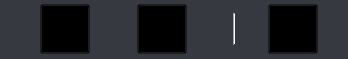
<?xml version="1.0" encoding="UTF-8"?>
<ui version="4.0">
 <class>OperateForm</class>
 <widget class="QWidget" name="OperateForm">
  <property name="geometry">
   <rect>
    <x>0</x>
    <y>0</y>
    <width>348</width>
    <height>59</height>
   </rect>
  </property>
  <property name="minimumSize">
   <size>
    <width>348</width>
    <height>59</height>
   </size>
  </property>
  <property name="maximumSize">
   <size>
    <width>348</width>
    <height>59</height>
   </size>
  </property>
  <property name="windowTitle">
   <string>Form</string>
  </property>
  <property name="styleSheet">
   <string notr="true">QWidget#OperateForm
{
background: #36393F;
border-radius: 69px;
}</string>
  </property>
  <layout class="QHBoxLayout" name="horizontalLayout_2">
   <property name="leftMargin">
    <number>0</number>
   </property>
   <property name="topMargin">
    <number>4</number>
   </property>
   <property name="rightMargin">
    <number>30</number>
   </property>
   <property name="bottomMargin">
    <number>5</number>
   </property>
   <item>
    <spacer name="horizontalSpacer_3">
     <property name="orientation">
      <enum>Qt::Horizontal</enum>
     </property>
     <property name="sizeHint" stdset="0">
      <size>
       <width>40</width>
       <height>20</height>
      </size>
     </property>
    </spacer>
   </item>
   <item>
    <widget class="QPushButton" name="muteAudioBtn">
     <property name="minimumSize">
      <size>
       <width>50</width>
       <height>50</height>
      </size>
     </property>
     <property name="maximumSize">
      <size>
       <width>50</width>
       <height>50</height>
      </size>
     </property>
     <property name="styleSheet">
      <string notr="true">QPushButton
{
	background:transparent;
	border-image: url(:/QuickStart/Resources/audio.bmp);
}

QPushButton:hover
{
	background:transparent;
	border-image:url(:/QuickStart/Resources/audio_hover.bmp);
}

QPushButton::checked
{
	background:transparent;
	border-image:url(:/QuickStart/Resources/audio_disable.bmp);
}</string>
     </property>
     <property name="text">
      <string/>
     </property>
     <property name="checkable">
      <bool>true</bool>
     </property>
    </widget>
   </item>
   <item>
    <spacer name="horizontalSpacer_2">
     <property name="orientation">
      <enum>Qt::Horizontal</enum>
     </property>
     <property name="sizeHint" stdset="0">
      <size>
       <width>40</width>
       <height>20</height>
      </size>
     </property>
    </spacer>
   </item>
   <item>
    <widget class="QPushButton" name="muteVideoBtn">
     <property name="minimumSize">
      <size>
       <width>50</width>
       <height>50</height>
      </size>
     </property>
     <property name="maximumSize">
      <size>
       <width>50</width>
       <height>50</height>
      </size>
     </property>
     <property name="styleSheet">
      <string notr="true">QPushButton
{
	background:transparent;
	border-image: url(:/QuickStart/Resources/video.bmp);
}

QPushButton:hover
{
	background:transparent;
	border-image:url(:/QuickStart/Resources/video_hover.bmp);
}

QPushButton::checked
{
	background:transparent;
	border-image:url(:/QuickStart/Resources/video_disable.bmp);
}</string>
     </property>
     <property name="text">
      <string/>
     </property>
     <property name="checkable">
      <bool>true</bool>
     </property>
    </widget>
   </item>
   <item>
    <spacer name="horizontalSpacer">
     <property name="orientation">
      <enum>Qt::Horizontal</enum>
     </property>
     <property name="sizeHint" stdset="0">
      <size>
       <width>40</width>
       <height>20</height>
      </size>
     </property>
    </spacer>
   </item>
   <item>
    <layout class="QHBoxLayout" name="horizontalLayout">
     <property name="spacing">
      <number>32</number>
     </property>
     <property name="sizeConstraint">
      <enum>QLayout::SetDefaultConstraint</enum>
     </property>
     <item>
      <widget class="Line" name="line">
       <property name="maximumSize">
        <size>
         <width>16777215</width>
         <height>32</height>
        </size>
       </property>
       <property name="orientation">
        <enum>Qt::Vertical</enum>
       </property>
      </widget>
     </item>
     <item>
      <widget class="QPushButton" name="hangupBtn">
       <property name="minimumSize">
        <size>
         <width>50</width>
         <height>50</height>
        </size>
       </property>
       <property name="maximumSize">
        <size>
         <width>50</width>
         <height>50</height>
        </size>
       </property>
       <property name="styleSheet">
        <string notr="true">QPushButton
{
	background:transparent;
	border-image:url(:/QuickStart/Resources/hangup.bmp);
}

QPushButton:hover
{
	background:transparent;
	border-image:url(:/QuickStart/Resources/hangup_hover.bmp);
}</string>
       </property>
       <property name="text">
        <string/>
       </property>
      </widget>
     </item>
    </layout>
   </item>
  </layout>
 </widget>
 <resources>
  <include location="../MainWindow.qrc"/>
 </resources>
 <connections/>
</ui>
